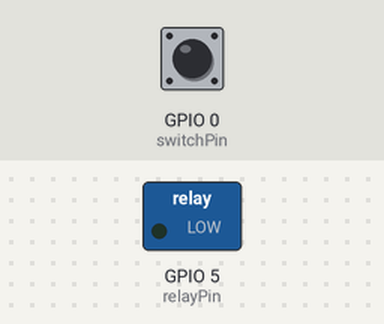
The sketch below on a simulated ESP8266 (NodeMCU). Shown: switched loads named in the sketch (green lamp = pin HIGH). Inputs (shaded band) come from the test bench; at power-on: GPIO 0 (switchPin) HIGH. WiFi joins after 1.5 s; servers stay silent unless stated; uploads are accepted with an empty reply; the local clock reads 2024-03-15 10:24:30 at power-on unless the sketch sets it; what the sketch prints to the serial monitor is not drawn.

Above: at 2.9 s.
3.0 s: GPIO 0 (switchPin) pulled LOW for 0.15 s
At 3.5 s:
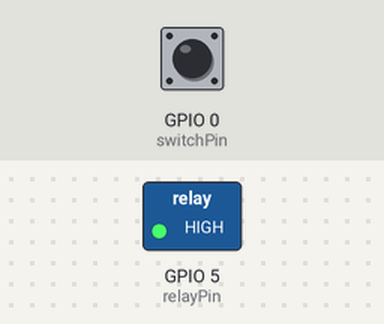
4.6 s: GPIO 0 (switchPin) pulled LOW for 1 s
At 6.0 s:
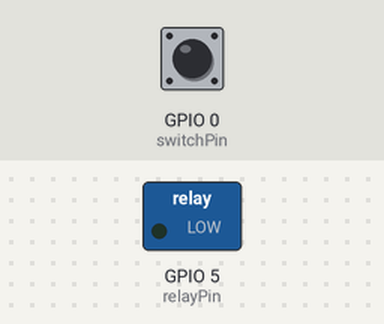
8.6 s: GPIO 0 (switchPin) pulled LOW for 3.2 s
At 9.0 s:
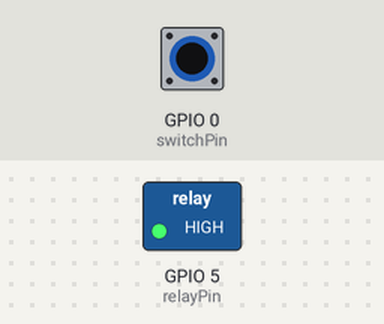
Timing chart, 0 to 11.6 s (numbered marks = the images above; inputs shaded):
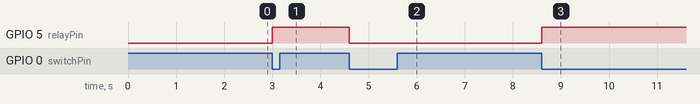

The sketch:

smartswitching.ino
```cpp
#include <ESP8266WiFi.h>
#include <ESP8266WebServer.h>
#include <ESP8266HTTPClient.h>
#include <ArduinoJson.h>
#include <WiFiClientSecure.h>

const char* ssid = "Narasimha";
const char* password = "narasimha";

const char* scriptUrl = "https://script.google.com/macros/s/AKfycbxLW3nBqMJsv2aUBjAOPBnMdryM93eiODGQoi6m7g_l_aREv4vbPWpqQ6Gc1wphijdecQ/exec";  // Replace with your Google Apps Script URL
const char* GOOGLE_SCRIPT_ID = "AKfycbxLW3nBqMJsv2aUBjAOPBnMdryM93eiODGQoi6m7g_l_aREv4vbPWpqQ6Gc1wphijdecQ";

ESP8266WebServer server(80);

const int relayPin = 5;
const int switchPin = 0;
bool relayState = LOW;

WiFiClientSecure client;

void updateGoogleSheet(const String& action);
String fetchStatusFromGoogleSheets();
String getTimeStamp();

void handleRoot() {
    String html = "<html>\
  <head>\
    <title>Appliance Control</title>\
    <meta name='viewport' content='width=device-width, initial-scale=1'>\
    <script src='https://ajax.googleapis.com/ajax/libs/jquery/3.6.0/jquery.min.js'></script>\
    <style>\
      body { font-family: Arial, sans-serif; text-align: center; }\
      .button { padding: 16px 40px; font-size: 24px; margin: 20px; cursor: pointer; }\
      .on { background-color: #4CAF50; color: white; }\
      .off { background-color: #f44336; color: white; }\
    </style>\
  </head>\
  <body>\
    <h1>Appliance Control</h1>\
    <div id='status'>Loading...</div>\
    <button id='onButton' class='button on'>Turn ON</button>\
    <button id='offButton' class='button off'>Turn OFF</button>\
    <script>\
      const scriptUrl = '" + String(scriptUrl) + "';\
      $(document).ready(function() {\
        updateStatus();\
        $('#onButton').click(function() {\
          sendAction('ON');\
        });\
        $('#offButton').click(function() {\
          sendAction('OFF');\
        });\
      });\
      function updateStatus() {\
        $.get(scriptUrl, {action: 'getStatus'}, function(data) {\
          $('#status').text('Status: ' + data);\
          if (data === 'ON') {\
            $('#onButton').prop('disabled', true).text('ON (Active)');\
            $('#offButton').prop('disabled', false).text('Turn OFF');\
          } else {\
            $('#onButton').prop('disabled', false).text('Turn ON');\
            $('#offButton').prop('disabled', true).text('OFF (Inactive)');\
          }\
        });\
      }\
      function sendAction(action) {\
        var payload = {\
          timestamp: new Date().toISOString(),\
          action: action\
        };\
        $.post(scriptUrl, JSON.stringify(payload), function() {\
          updateStatus();\
        });\
      }\
      setInterval(function() {\
        updateStatus();\
      }, 10000); // Update status every 10 seconds\
    </script>\
  </body>\
  </html>";

    server.send(200, "text/html", html);
}

void handleOn() {
    relayState = HIGH;
    digitalWrite(relayPin, relayState);
    updateGoogleSheet("ON");
    handleRoot();
}

void handleOff() {
    relayState = LOW;
    digitalWrite(relayPin, relayState);
    updateGoogleSheet("OFF");
    handleRoot();
}

String getStatus() {
    return relayState == HIGH ? "ON" : "OFF";
}

void updateGoogleSheet(const String& action) {
    HTTPClient http;
    http.begin(client, scriptUrl);
    http.addHeader("Content-Type", "application/json");

    String payload = "{\"timestamp\":\"" + getTimeStamp() + "\",\"action\":\"" + action + "\"}";
    int httpResponseCode = http.POST(payload);

    if (httpResponseCode > 0) {
        Serial.println("Google Sheets updated successfully");
    } else {
        Serial.println("Error updating Google Sheets");
    }

    http.end();
}

String fetchStatusFromGoogleSheets() {
    if (WiFi.status() == WL_CONNECTED) {
      client.setInsecure();

      HTTPClient https;

      String url = String("https://script.google.com/macros/s/") + GOOGLE_SCRIPT_ID + "/exec?action=getStatus";
      https.begin(client, url);

      https.setFollowRedirects(HTTPC_STRICT_FOLLOW_REDIRECTS);

      int httpCode = https.GET();
      Serial.println(httpCode);
      if (httpCode > 0) {
        if (httpCode == HTTP_CODE_OK) {
          String payload = https.getString();
          Serial.println("Data from Google Sheet: " + payload);
          return payload;
        }
      } else {
        Serial.println("Error on HTTP request: " + httpCode);
      }

      // End the HTTP connection
      https.end();
    } else {
      Serial.println("Wi-Fi not connected");
    }
    return "";
}

String getTimeStamp() {
    char timestamp[20];
    time_t now = time(nullptr);
    struct tm* timeinfo = localtime(&now);
    sprintf(timestamp, "%04d-%02d-%02d %02d:%02d:%02d",
            timeinfo->tm_year + 1900, timeinfo->tm_mon + 1, timeinfo->tm_mday,
            timeinfo->tm_hour, timeinfo->tm_min, timeinfo->tm_sec);
    return String(timestamp);
}

void setup() {
    Serial.begin(9600);
    pinMode(relayPin, OUTPUT);
    pinMode(switchPin, INPUT_PULLUP);
    digitalWrite(relayPin, relayState);

    WiFi.begin(ssid, password);
    Serial.print("Connecting to WiFi");

    unsigned long startTime = millis();
    while (WiFi.status() != WL_CONNECTED) {
        delay(500);
        Serial.print(".");

        // If WiFi takes more than 20 seconds to connect, reset WiFi
        if (millis() - startTime > 20000) {
            Serial.println("Failed to connect, resetting WiFi...");
            WiFi.disconnect();
            WiFi.begin(ssid, password);
            startTime = millis();
        }
    }

    Serial.println(" connected!");
    Serial.print("IP address: ");
    Serial.println(WiFi.localIP());

    server.on("/", handleRoot);
    server.on("/on", handleOn);
    server.on("/off", handleOff);
    server.begin();
    Serial.println("HTTP server started");

    // Initial status fetch and update
    String initialStatus = fetchStatusFromGoogleSheets();
    if (initialStatus == "ON") {
        relayState = HIGH;
        digitalWrite(relayPin, HIGH);
    } else if (initialStatus == "OFF") {
        relayState = LOW;
        digitalWrite(relayPin, LOW);
    }
}

void loop() {
    server.handleClient();

    static bool lastSwitchState = HIGH;
    bool currentSwitchState = digitalRead(switchPin);

    if (lastSwitchState == HIGH && currentSwitchState == LOW) {
        relayState = !relayState;
        digitalWrite(relayPin, relayState);
        if (relayState == HIGH) {
            updateGoogleSheet("ON");
        } else {
            updateGoogleSheet("OFF");
        }
        delay(50); // Simple debounce
    }

    lastSwitchState = currentSwitchState;

    // Fetch status from Google Sheets every 10 seconds
    static unsigned long lastFetchTime = 0;
    unsigned long currentMillis = millis();
    if (currentMillis - lastFetchTime > 10000) {
        lastFetchTime = currentMillis;
        String currentStatus = fetchStatusFromGoogleSheets();
        Serial.println("Current Status: " + currentStatus);
        if (currentStatus == "ON") {
            relayState = HIGH;
            digitalWrite(relayPin, HIGH);
        } else if (currentStatus == "OFF") {
            relayState = LOW;
            digitalWrite(relayPin, LOW);
        }
        handleRoot();
    }
}
```

Measured:
- after the input at 3.0 s, GPIO 5 (relayPin): LOW → HIGH at once
- after the input at 4.6 s, GPIO 5 (relayPin): HIGH → LOW at once
- after the input at 8.6 s, GPIO 5 (relayPin): LOW → HIGH at once
